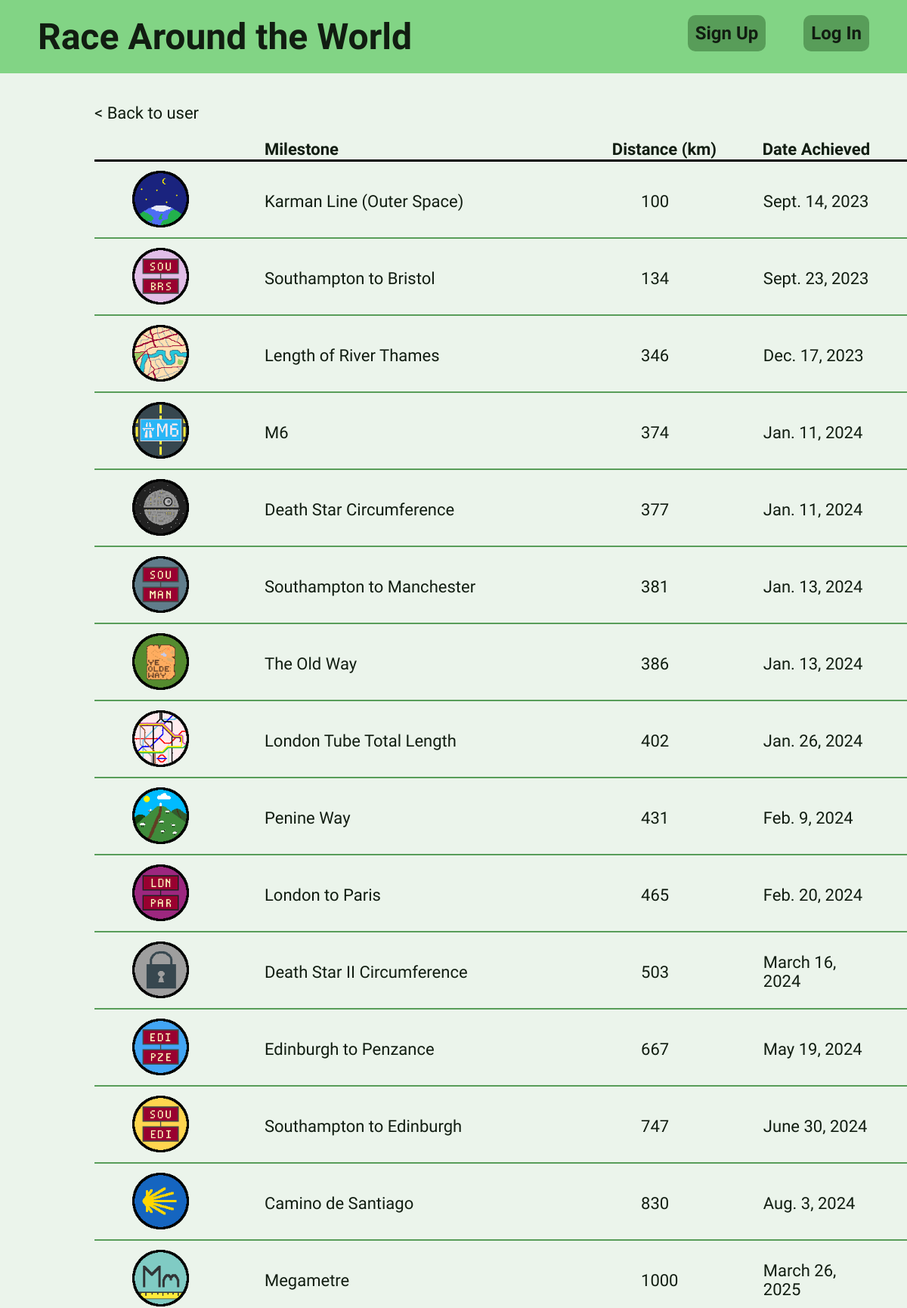
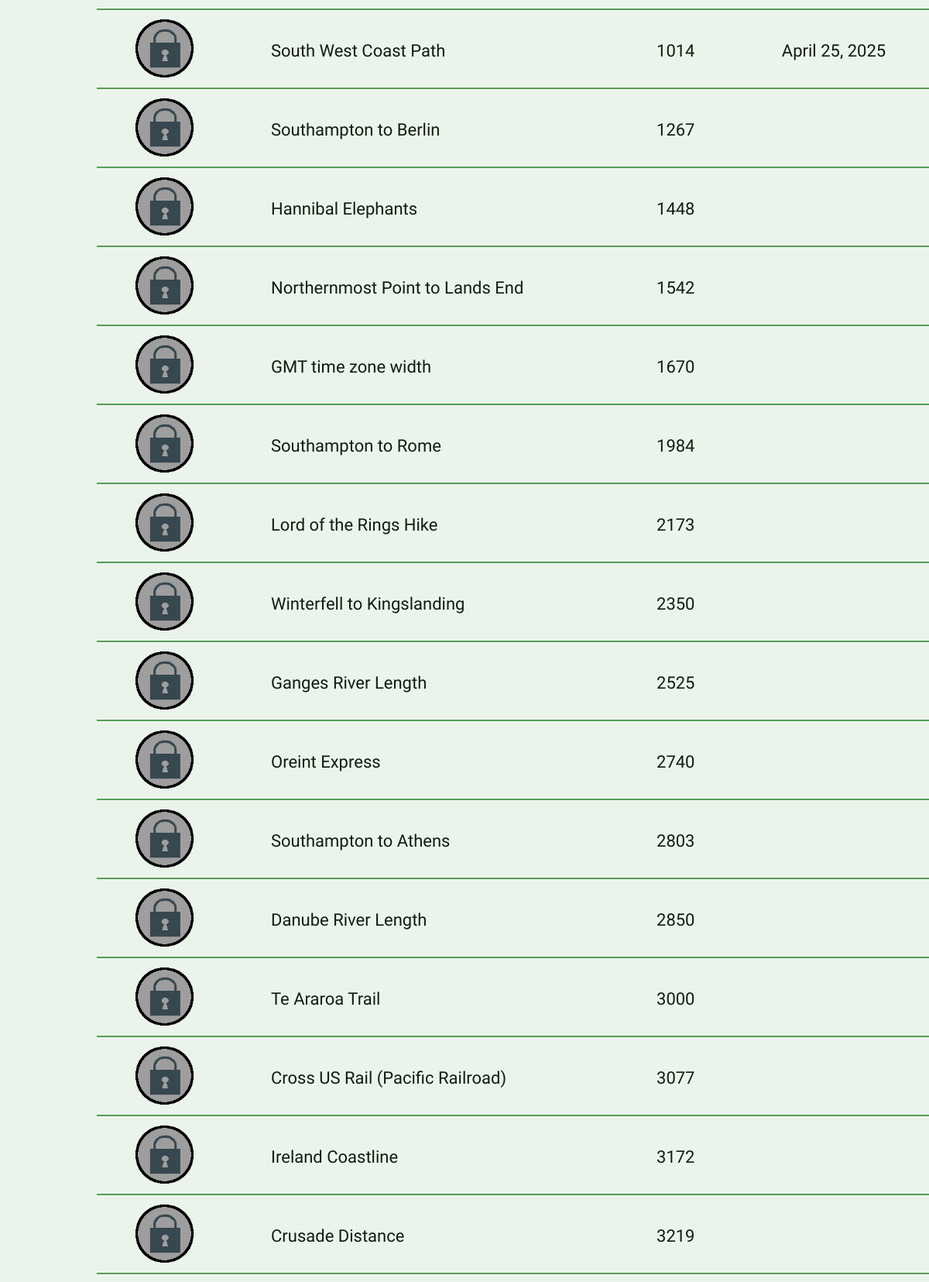
The app's page /tracker/user/milestones/?name=9 (upper part) with its own data (2 pictures, top to bottom).
### tracker/models.py (models this page shows, shortened)
class UserMilestone(models.Model):
    user = models.ForeignKey(User, on_delete=models.CASCADE)
    milestone = models.ForeignKey(Milestone, on_delete=models.CASCADE)
    dateAchieved = models.DateField(null=True, blank=True)

class Milestone(models.Model):
    name = models.CharField(max_length=300)
    distance = models.IntegerField()
    imageFile = models.CharField(max_length=100, null=True)
    altitude = models.BooleanField(default=False)

### tracker/views.py (the view)
# urls.py: path("user/milestones/", views.milestones, name="milestones"),
def milestones(request):
    userID = int(request.GET.get("name"))
    milestones = get_milestones_for_user(False, userID)
    context = {
        "logged_in": request.user.is_authenticated,
        "milestones": milestones,
        "arg_name": userID,
        "unit": "km"
    }
    return render(request, "tracker/milestones.html", context)

### tracker/views.py (called while the page is built)
def get_milestones_for_user(altitudeBool, userID):
    return UserMilestone.objects.filter(user__id=userID, milestone__altitude=altitudeBool)

### tracker/templates/tracker/milestones.html
{% extends "tracker/base.html" %}
{% load static %}
{% block content %}
<link rel="stylesheet" href="{% static 'tracker/milestones.css' %}">
<div class="back">
    <p><a href="{%url 'user' %}?name={{arg_name}}">&lt; Back to user</a></p>
</div>
<div class="content">
    <table class="table">
        <tr style="padding-bottom: 10px; border-bottom:3px solid black">
            <th></th><th style="text-align: left; padding-left: 50px;">Milestone</th><th>Distance ({{unit}})</th><th>Date Achieved</th>
        </tr>
        {% for row in milestones %}
        <tr>
            {% if row.milestone.imageFile and row.dateAchieved %}
            {% with 'tracker/img/'|add:row.milestone.imageFile as image_static %}
            <td><img class="icon" src="{% static image_static %}"></td>
            {% endwith %}
            {% else %}
            {% with 'tracker/img/locked.png' as image_static %}
            <td><img class="icon" src="{% static image_static %}"></td>
            {% endwith %}
            {% endif %}
            <td>{{row.milestone.name}}</td>
            <td>{{row.milestone.distance}}</td>
            {% if row.dateAchieved %}
            <td>{{row.dateAchieved}}</td>
            {% else %}
            <td></td>
            {% endif %}
        </tr>
        {% endfor %}
    </table>
</div>
{% endblock %}

### tracker/static/tracker/common.css (style rules this page uses)
:root { --text: #111d11; --background: #ebf4eb; --primary: #82d485; --secondary: #65be67; --accent: #589d59; --error: #9d5858; }
body { margin: 0; }
body { font-family: 'Raleway'; font-size: 22px; color: var(--text); background: var(--background); }
a:link { text-decoration: none; color: var(--text); }
a { position: relative; text-decoration: none; }
a::before { content: ""; position: absolute; display: block; width: 100%; height: 1.5px; bottom: -5px; left: 0; background-color: var(--accent); transform: scaleX(0); transition: transform 0.3s ease; }

### tracker/static/tracker/milestones.css (style rules this page uses)
.icon { height: 75px; width: 75px; }
td { padding-left: 50px; padding-right: 50px; padding-bottom: 8px; padding-top: 12px; }
.back { padding-left: 125px; }
.content { padding-left: 125px; }
table { border-collapse: collapse; }
tr { border: solid; border-width: 2px 0; border-color: var(--accent) }
tr:first-child { border-top: none; }

### records on screen
UserMilestone: milestone.name "Karman Line (Outer Space)", milestone.distance "100", dateAchieved "Sept. 14, 2023"
UserMilestone: milestone.name "Southampton to Bristol", milestone.distance "134", dateAchieved "Sept. 23, 2023"
UserMilestone: milestone.name "Length of River Thames", milestone.distance "346", dateAchieved "Dec. 17, 2023"
UserMilestone: milestone.name "M6", milestone.distance "374", dateAchieved "Jan. 11, 2024"
UserMilestone: milestone.name "Death Star Circumference", milestone.distance "377", dateAchieved "Jan. 11, 2024"
UserMilestone: milestone.name "Southampton to Manchester", milestone.distance "381", dateAchieved "Jan. 13, 2024"
UserMilestone: milestone.name "The Old Way", milestone.distance "386", dateAchieved "Jan. 13, 2024"
UserMilestone: milestone.name "London Tube Total Length", milestone.distance "402", dateAchieved "Jan. 26, 2024"
UserMilestone: milestone.name "Penine Way", milestone.distance "431", dateAchieved "Feb. 9, 2024"
UserMilestone: milestone.name "London to Paris", milestone.distance "465", dateAchieved "Feb. 20, 2024"
UserMilestone: milestone.name "Death Star II Circumference", milestone.distance "503", dateAchieved "March 16, 2024"
UserMilestone: milestone.name "Edinburgh to Penzance", milestone.distance "667", dateAchieved "May 19, 2024"
UserMilestone: milestone.name "Southampton to Edinburgh", milestone.distance "747", dateAchieved "June 30, 2024"
UserMilestone: milestone.name "Camino de Santiago", milestone.distance "830", dateAchieved "Aug. 3, 2024"
UserMilestone: milestone.name "Megametre", milestone.distance "1000", dateAchieved "March 26, 2025"
UserMilestone: milestone.name "South West Coast Path", milestone.distance "1014", dateAchieved "April 25, 2025"
UserMilestone: milestone.name "Southampton to Berlin", milestone.distance "1267"
UserMilestone: milestone.name "Hannibal Elephants", milestone.distance "1448"
UserMilestone: milestone.name "Northernmost Point to Lands End", milestone.distance "1542"
UserMilestone: milestone.name "GMT time zone width", milestone.distance "1670"
UserMilestone: milestone.name "Southampton to Rome", milestone.distance "1984"
UserMilestone: milestone.name "Lord of the Rings Hike", milestone.distance "2173"
UserMilestone: milestone.name "Winterfell to Kingslanding", milestone.distance "2350"
UserMilestone: milestone.name "Ganges River Length", milestone.distance "2525"
UserMilestone: milestone.name "Oreint Express", milestone.distance "2740"
UserMilestone: milestone.name "Southampton to Athens", milestone.distance "2803"
UserMilestone: milestone.name "Danube River Length", milestone.distance "2850"
UserMilestone: milestone.name "Te Araroa Trail", milestone.distance "3000"
UserMilestone: milestone.name "Cross US Rail (Pacific Railroad)", milestone.distance "3077"
UserMilestone: milestone.name "Ireland Coastline", milestone.distance "3172"
UserMilestone: milestone.name "Crusade Distance", milestone.distance "3219"

### other values on screen
{{ unit }} "km"
